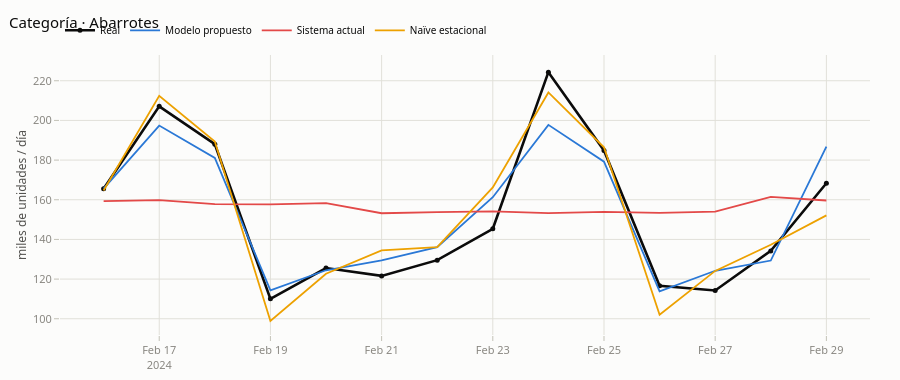
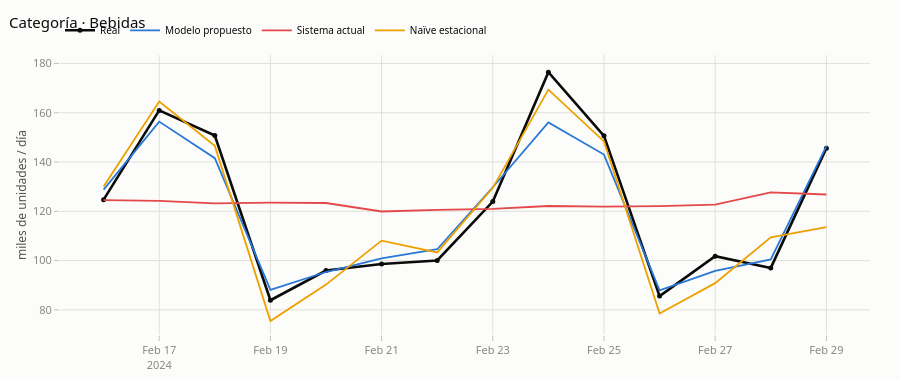
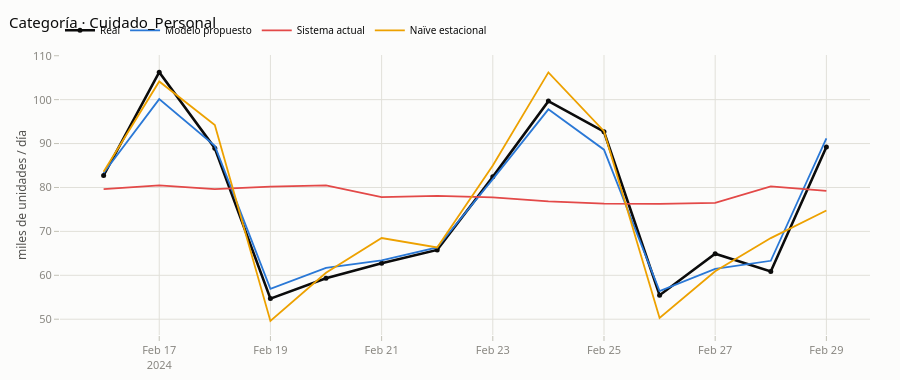
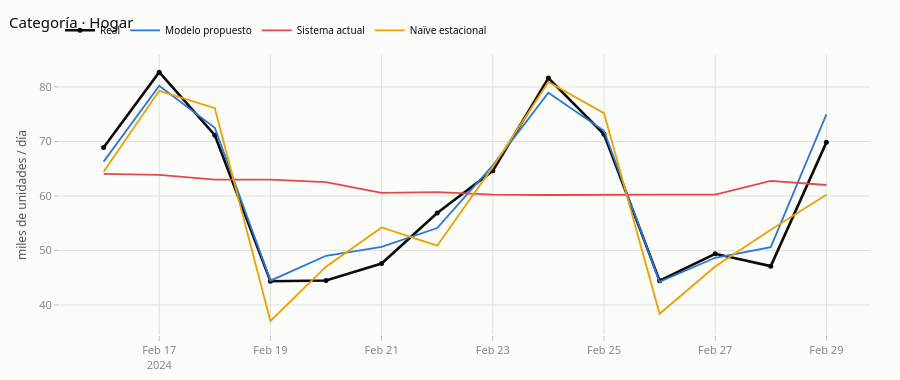

Notebook source saved alongside these figures, in order:
### Markdown cell above
### 2.3 · Por categoría

Una gráfica por cada una de las 6 categorías (suma sobre las 80 tiendas).

### Code cell
for cat in config.CATEGORIES:
    plot_grupo(preds[preds["category"] == cat], f"Categoría · {cat}").show()

### Figure 1 — Plotly figure (JSON) as saved in the notebook; plotly's stock layout.template omitted (floating-point values rounded to 4 significant figures)
{"data": [{"hovertemplate": "%{x|%a %d %b}<br>Real: <b>%{y:.0f}k uds</b><extra></extra>", "line": {"color": "#0b0b0b", "width": 2.6}, "marker": {"size": 5}, "mode": "lines+markers", "name": "Real", "type": "scatter", "x": ["2024-02-16", "2024-02-17", "2024-02-18", "2024-02-19", "2024-02-20", "2024-02-21", "2024-02-22", "2024-02-23", "2024-02-24", "2024-02-25", "2024-02-26", "2024-02-27", "2024-02-28", "2024-02-29"], "y": [165.6, 207.1, 188.0, 110.0, 125.6, 121.6, 129.6, 145.4, 224.3, 184.9, 116.6, 114.3, 134.2, 168.3]}, {"hovertemplate": "%{x|%a %d %b}<br>Modelo propuesto: <b>%{y:.0f}k uds</b><extra></extra>", "line": {"color": "#2a78d6", "width": 1.8}, "mode": "lines", "name": "Modelo propuesto", "type": "scatter", "x": ["2024-02-16", "2024-02-17", "2024-02-18", "2024-02-19", "2024-02-20", "2024-02-21", "2024-02-22", "2024-02-23", "2024-02-24", "2024-02-25", "2024-02-26", "2024-02-27", "2024-02-28", "2024-02-29"], "y": [165.6, 197.4, 181.1, 114.3, 124.4, 129.5, 136.1, 161.3, 197.8, 179.2, 113.8, 124.2, 129.4, 186.8]}, {"hovertemplate": "%{x|%a %d %b}<br>Sistema actual: <b>%{y:.0f}k uds</b><extra></extra>", "line": {"color": "#e34948", "width": 1.8}, "mode": "lines", "name": "Sistema actual", "type": "scatter", "x": ["2024-02-16", "2024-02-17", "2024-02-18", "2024-02-19", "2024-02-20", "2024-02-21", "2024-02-22", "2024-02-23", "2024-02-24", "2024-02-25", "2024-02-26", "2024-02-27", "2024-02-28", "2024-02-29"], "y": [159.3, 159.8, 157.8, 157.7, 158.3, 153.2, 153.8, 154.1, 153.3, 153.9, 153.4, 154.0, 161.4, 159.6]}, {"hovertemplate": "%{x|%a %d %b}<br>Naïve estacional: <b>%{y:.0f}k uds</b><extra></extra>", "line": {"color": "#eda100", "width": 1.8}, "mode": "lines", "name": "Naïve estacional", "type": "scatter", "x": ["2024-02-16", "2024-02-17", "2024-02-18", "2024-02-19", "2024-02-20", "2024-02-21", "2024-02-22", "2024-02-23", "2024-02-24", "2024-02-25", "2024-02-26", "2024-02-27", "2024-02-28", "2024-02-29"], "y": [164.7, 212.4, 189.4, 98.86, 122.7, 134.4, 136.1, 166.2, 214.1, 186.5, 102.0, 124.1, 137.3, 152.1]}], "layout": {"height": 380, "hovermode": "x unified", "legend": {"font": {"size": 10}, "orientation": "h", "y": 1.14}, "title": {"text": "Categoría · Abarrotes"}, "yaxis": {"title": {"text": "miles de unidades / día"}}}}

### Figure 2 — Plotly figure (JSON) as saved in the notebook; plotly's stock layout.template omitted (floating-point values rounded to 4 significant figures)
{"data": [{"hovertemplate": "%{x|%a %d %b}<br>Real: <b>%{y:.0f}k uds</b><extra></extra>", "line": {"color": "#0b0b0b", "width": 2.6}, "marker": {"size": 5}, "mode": "lines+markers", "name": "Real", "type": "scatter", "x": ["2024-02-16", "2024-02-17", "2024-02-18", "2024-02-19", "2024-02-20", "2024-02-21", "2024-02-22", "2024-02-23", "2024-02-24", "2024-02-25", "2024-02-26", "2024-02-27", "2024-02-28", "2024-02-29"], "y": [124.7, 161.0, 150.8, 83.9, 95.96, 98.59, 100.1, 124.0, 176.5, 150.6, 85.59, 101.8, 97.03, 145.6]}, {"hovertemplate": "%{x|%a %d %b}<br>Modelo propuesto: <b>%{y:.0f}k uds</b><extra></extra>", "line": {"color": "#2a78d6", "width": 1.8}, "mode": "lines", "name": "Modelo propuesto", "type": "scatter", "x": ["2024-02-16", "2024-02-17", "2024-02-18", "2024-02-19", "2024-02-20", "2024-02-21", "2024-02-22", "2024-02-23", "2024-02-24", "2024-02-25", "2024-02-26", "2024-02-27", "2024-02-28", "2024-02-29"], "y": [128.8, 156.4, 141.5, 88.16, 95.37, 100.9, 104.6, 129.8, 156.1, 143.0, 87.89, 95.81, 100.5, 146.4]}, {"hovertemplate": "%{x|%a %d %b}<br>Sistema actual: <b>%{y:.0f}k uds</b><extra></extra>", "line": {"color": "#e34948", "width": 1.8}, "mode": "lines", "name": "Sistema actual", "type": "scatter", "x": ["2024-02-16", "2024-02-17", "2024-02-18", "2024-02-19", "2024-02-20", "2024-02-21", "2024-02-22", "2024-02-23", "2024-02-24", "2024-02-25", "2024-02-26", "2024-02-27", "2024-02-28", "2024-02-29"], "y": [124.5, 124.2, 123.2, 123.5, 123.4, 119.9, 120.6, 121.0, 122.2, 121.9, 122.1, 122.7, 127.7, 126.8]}, {"hovertemplate": "%{x|%a %d %b}<br>Naïve estacional: <b>%{y:.0f}k uds</b><extra></extra>", "line": {"color": "#eda100", "width": 1.8}, "mode": "lines", "name": "Naïve estacional", "type": "scatter", "x": ["2024-02-16", "2024-02-17", "2024-02-18", "2024-02-19", "2024-02-20", "2024-02-21", "2024-02-22", "2024-02-23", "2024-02-24", "2024-02-25", "2024-02-26", "2024-02-27", "2024-02-28", "2024-02-29"], "y": [130.0, 164.6, 146.5, 75.49, 90.26, 108.1, 103.3, 129.5, 169.4, 148.4, 78.53, 90.85, 109.4, 113.6]}], "layout": {"height": 380, "hovermode": "x unified", "legend": {"font": {"size": 10}, "orientation": "h", "y": 1.14}, "title": {"text": "Categoría · Bebidas"}, "yaxis": {"title": {"text": "miles de unidades / día"}}}}

### Figure 3 — Plotly figure (JSON) as saved in the notebook; plotly's stock layout.template omitted (floating-point values rounded to 4 significant figures)
{"data": [{"hovertemplate": "%{x|%a %d %b}<br>Real: <b>%{y:.0f}k uds</b><extra></extra>", "line": {"color": "#0b0b0b", "width": 2.6}, "marker": {"size": 5}, "mode": "lines+markers", "name": "Real", "type": "scatter", "x": ["2024-02-16", "2024-02-17", "2024-02-18", "2024-02-19", "2024-02-20", "2024-02-21", "2024-02-22", "2024-02-23", "2024-02-24", "2024-02-25", "2024-02-26", "2024-02-27", "2024-02-28", "2024-02-29"], "y": [82.73, 106.3, 88.94, 54.69, 59.3, 62.76, 65.78, 82.41, 99.67, 92.69, 55.47, 64.91, 60.88, 89.24]}, {"hovertemplate": "%{x|%a %d %b}<br>Modelo propuesto: <b>%{y:.0f}k uds</b><extra></extra>", "line": {"color": "#2a78d6", "width": 1.8}, "mode": "lines", "name": "Modelo propuesto", "type": "scatter", "x": ["2024-02-16", "2024-02-17", "2024-02-18", "2024-02-19", "2024-02-20", "2024-02-21", "2024-02-22", "2024-02-23", "2024-02-24", "2024-02-25", "2024-02-26", "2024-02-27", "2024-02-28", "2024-02-29"], "y": [83.29, 100.1, 89.48, 56.93, 61.68, 63.4, 66.33, 81.9, 97.8, 88.61, 56.43, 61.48, 63.31, 91.16]}, {"hovertemplate": "%{x|%a %d %b}<br>Sistema actual: <b>%{y:.0f}k uds</b><extra></extra>", "line": {"color": "#e34948", "width": 1.8}, "mode": "lines", "name": "Sistema actual", "type": "scatter", "x": ["2024-02-16", "2024-02-17", "2024-02-18", "2024-02-19", "2024-02-20", "2024-02-21", "2024-02-22", "2024-02-23", "2024-02-24", "2024-02-25", "2024-02-26", "2024-02-27", "2024-02-28", "2024-02-29"], "y": [79.63, 80.48, 79.63, 80.17, 80.48, 77.81, 78.1, 77.75, 76.83, 76.31, 76.26, 76.48, 80.25, 79.21]}, {"hovertemplate": "%{x|%a %d %b}<br>Naïve estacional: <b>%{y:.0f}k uds</b><extra></extra>", "line": {"color": "#eda100", "width": 1.8}, "mode": "lines", "name": "Naïve estacional", "type": "scatter", "x": ["2024-02-16", "2024-02-17", "2024-02-18", "2024-02-19", "2024-02-20", "2024-02-21", "2024-02-22", "2024-02-23", "2024-02-24", "2024-02-25", "2024-02-26", "2024-02-27", "2024-02-28", "2024-02-29"], "y": [83.57, 104.2, 94.22, 49.59, 60.57, 68.49, 66.34, 85.02, 106.2, 92.82, 50.3, 60.91, 68.47, 74.76]}], "layout": {"height": 380, "hovermode": "x unified", "legend": {"font": {"size": 10}, "orientation": "h", "y": 1.14}, "title": {"text": "Categoría · Cuidado_Personal"}, "yaxis": {"title": {"text": "miles de unidades / día"}}}}

### Figure 4 — Plotly figure (JSON) as saved in the notebook; plotly's stock layout.template omitted (floating-point values rounded to 4 significant figures)
{"data": [{"hovertemplate": "%{x|%a %d %b}<br>Real: <b>%{y:.0f}k uds</b><extra></extra>", "line": {"color": "#0b0b0b", "width": 2.6}, "marker": {"size": 5}, "mode": "lines+markers", "name": "Real", "type": "scatter", "x": ["2024-02-16", "2024-02-17", "2024-02-18", "2024-02-19", "2024-02-20", "2024-02-21", "2024-02-22", "2024-02-23", "2024-02-24", "2024-02-25", "2024-02-26", "2024-02-27", "2024-02-28", "2024-02-29"], "y": [68.91, 82.73, 71.14, 44.35, 44.49, 47.59, 56.86, 64.63, 81.64, 71.31, 44.44, 49.39, 47.12, 69.84]}, {"hovertemplate": "%{x|%a %d %b}<br>Modelo propuesto: <b>%{y:.0f}k uds</b><extra></extra>", "line": {"color": "#2a78d6", "width": 1.8}, "mode": "lines", "name": "Modelo propuesto", "type": "scatter", "x": ["2024-02-16", "2024-02-17", "2024-02-18", "2024-02-19", "2024-02-20", "2024-02-21", "2024-02-22", "2024-02-23", "2024-02-24", "2024-02-25", "2024-02-26", "2024-02-27", "2024-02-28", "2024-02-29"], "y": [66.31, 80.22, 72.51, 44.45, 49.03, 50.64, 54.11, 65.62, 78.96, 71.96, 44.25, 48.65, 50.6, 74.98]}, {"hovertemplate": "%{x|%a %d %b}<br>Sistema actual: <b>%{y:.0f}k uds</b><extra></extra>", "line": {"color": "#e34948", "width": 1.8}, "mode": "lines", "name": "Sistema actual", "type": "scatter", "x": ["2024-02-16", "2024-02-17", "2024-02-18", "2024-02-19", "2024-02-20", "2024-02-21", "2024-02-22", "2024-02-23", "2024-02-24", "2024-02-25", "2024-02-26", "2024-02-27", "2024-02-28", "2024-02-29"], "y": [64.04, 63.85, 62.99, 62.99, 62.54, 60.58, 60.69, 60.26, 60.17, 60.26, 60.23, 60.23, 62.78, 62.01]}, {"hovertemplate": "%{x|%a %d %b}<br>Naïve estacional: <b>%{y:.0f}k uds</b><extra></extra>", "line": {"color": "#eda100", "width": 1.8}, "mode": "lines", "name": "Naïve estacional", "type": "scatter", "x": ["2024-02-16", "2024-02-17", "2024-02-18", "2024-02-19", "2024-02-20", "2024-02-21", "2024-02-22", "2024-02-23", "2024-02-24", "2024-02-25", "2024-02-26", "2024-02-27", "2024-02-28", "2024-02-29"], "y": [64.44, 79.3, 76.11, 37.05, 47.03, 54.23, 50.88, 65.34, 80.91, 75.21, 38.38, 47.05, 53.81, 60.2]}], "layout": {"height": 380, "hovermode": "x unified", "legend": {"font": {"size": 10}, "orientation": "h", "y": 1.14}, "title": {"text": "Categoría · Hogar"}, "yaxis": {"title": {"text": "miles de unidades / día"}}}}
